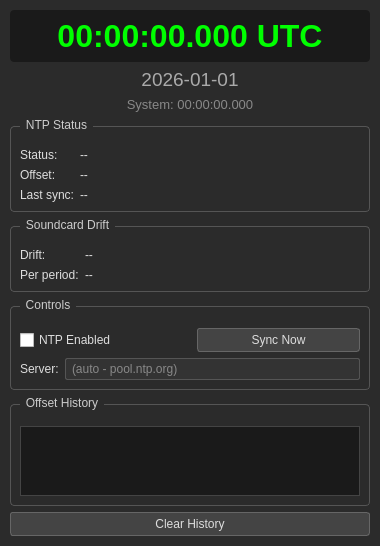
<?xml version="1.0" encoding="UTF-8"?>
<ui version="4.0">
 <class>TimeSyncPanel</class>
 <widget class="QDialog" name="TimeSyncPanel">
  <property name="geometry">
   <rect>
    <x>0</x>
    <y>0</y>
    <width>380</width>
    <height>520</height>
   </rect>
  </property>
  <property name="windowTitle">
   <string>Time Synchronization</string>
  </property>
  <property name="styleSheet">
   <string notr="true">QDialog { background-color: #2b2b2b; color: #ddd; }
QGroupBox { border: 1px solid #555; border-radius: 4px; margin-top: 8px; padding-top: 12px; color: #ccc; }
QGroupBox::title { subcontrol-origin: margin; left: 10px; padding: 0 4px; }
QPushButton { background-color: #444; color: #ddd; border: 1px solid #666; border-radius: 3px; padding: 4px 12px; }
QPushButton:hover { background-color: #555; }
QCheckBox { color: #ddd; }
QLineEdit { background-color: #333; color: #ddd; border: 1px solid #555; border-radius: 2px; padding: 2px 4px; }
QLabel { color: #ddd; }</string>
  </property>
  <layout class="QVBoxLayout" name="verticalLayout">
   <property name="spacing">
    <number>6</number>
   </property>
   <property name="leftMargin">
    <number>10</number>
   </property>
   <property name="topMargin">
    <number>10</number>
   </property>
   <property name="rightMargin">
    <number>10</number>
   </property>
   <property name="bottomMargin">
    <number>10</number>
   </property>
   <item>
    <widget class="QLabel" name="lblUtcClock">
     <property name="text">
      <string>00:00:00.000 UTC</string>
     </property>
     <property name="alignment">
      <set>Qt::AlignCenter</set>
     </property>
     <property name="styleSheet">
      <string notr="true">font-family: Consolas, 'Courier New', monospace; font-size: 24pt; font-weight: bold; color: #00ff00; background-color: #1a1a1a; padding: 8px; border-radius: 4px;</string>
     </property>
    </widget>
   </item>
   <item>
    <widget class="QLabel" name="lblUtcDate">
     <property name="text">
      <string>2026-01-01</string>
     </property>
     <property name="alignment">
      <set>Qt::AlignCenter</set>
     </property>
     <property name="styleSheet">
      <string notr="true">font-size: 14pt; color: #aaa;</string>
     </property>
    </widget>
   </item>
   <item>
    <widget class="QLabel" name="lblSystemClock">
     <property name="text">
      <string>System: 00:00:00.000</string>
     </property>
     <property name="alignment">
      <set>Qt::AlignCenter</set>
     </property>
     <property name="styleSheet">
      <string notr="true">font-size: 10pt; color: #888;</string>
     </property>
    </widget>
   </item>
   <item>
    <widget class="QGroupBox" name="groupNtp">
     <property name="title">
      <string>NTP Status</string>
     </property>
     <layout class="QFormLayout" name="formLayoutNtp">
      <item row="0" column="0">
       <widget class="QLabel" name="labelStatus">
        <property name="text">
         <string>Status:</string>
        </property>
       </widget>
      </item>
      <item row="0" column="1">
       <widget class="QLabel" name="lblNtpStatus">
        <property name="text">
         <string>--</string>
        </property>
       </widget>
      </item>
      <item row="1" column="0">
       <widget class="QLabel" name="labelOffset">
        <property name="text">
         <string>Offset:</string>
        </property>
       </widget>
      </item>
      <item row="1" column="1">
       <widget class="QLabel" name="lblNtpOffset">
        <property name="text">
         <string>--</string>
        </property>
       </widget>
      </item>
      <item row="2" column="0">
       <widget class="QLabel" name="labelLastSync">
        <property name="text">
         <string>Last sync:</string>
        </property>
       </widget>
      </item>
      <item row="2" column="1">
       <widget class="QLabel" name="lblLastSync">
        <property name="text">
         <string>--</string>
        </property>
       </widget>
      </item>
     </layout>
    </widget>
   </item>
   <item>
    <widget class="QGroupBox" name="groupDrift">
     <property name="title">
      <string>Soundcard Drift</string>
     </property>
     <layout class="QFormLayout" name="formLayoutDrift">
      <item row="0" column="0">
       <widget class="QLabel" name="labelDriftPpm">
        <property name="text">
         <string>Drift:</string>
        </property>
       </widget>
      </item>
      <item row="0" column="1">
       <widget class="QLabel" name="lblDriftPpm">
        <property name="text">
         <string>--</string>
        </property>
       </widget>
      </item>
      <item row="1" column="0">
       <widget class="QLabel" name="labelDriftPeriod">
        <property name="text">
         <string>Per period:</string>
        </property>
       </widget>
      </item>
      <item row="1" column="1">
       <widget class="QLabel" name="lblDriftPerPeriod">
        <property name="text">
         <string>--</string>
        </property>
       </widget>
      </item>
     </layout>
    </widget>
   </item>
   <item>
    <widget class="QGroupBox" name="groupControls">
     <property name="title">
      <string>Controls</string>
     </property>
     <layout class="QVBoxLayout" name="verticalLayoutControls">
      <item>
       <layout class="QHBoxLayout" name="horizontalLayoutControls">
        <item>
         <widget class="QCheckBox" name="cbNtpEnabled">
          <property name="text">
           <string>NTP Enabled</string>
          </property>
         </widget>
        </item>
        <item>
         <spacer name="horizontalSpacer">
          <property name="orientation">
           <enum>Qt::Horizontal</enum>
          </property>
         </spacer>
        </item>
        <item>
         <widget class="QPushButton" name="btnSyncNow">
          <property name="text">
           <string>Sync Now</string>
          </property>
         </widget>
        </item>
       </layout>
      </item>
      <item>
       <layout class="QHBoxLayout" name="horizontalLayoutServer">
        <item>
         <widget class="QLabel" name="labelServer">
          <property name="text">
           <string>Server:</string>
          </property>
         </widget>
        </item>
        <item>
         <widget class="QLineEdit" name="editCustomServer">
          <property name="placeholderText">
           <string>(auto - pool.ntp.org)</string>
          </property>
         </widget>
        </item>
       </layout>
      </item>
     </layout>
    </widget>
   </item>
   <item>
    <widget class="QGroupBox" name="groupHistory">
     <property name="title">
      <string>Offset History</string>
     </property>
     <layout class="QVBoxLayout" name="verticalLayoutHistory">
      <item>
       <widget class="QListWidget" name="listHistory">
        <property name="minimumHeight">
         <number>80</number>
        </property>
        <property name="styleSheet">
         <string notr="true">QListWidget { background-color: #1a1a1a; color: #ddd; border: 1px solid #444; font-family: Consolas, 'Courier New', monospace; font-size: 9pt; }</string>
        </property>
        <property name="selectionMode">
         <enum>QAbstractItemView::NoSelection</enum>
        </property>
       </widget>
      </item>
     </layout>
    </widget>
   </item>
   <item>
    <widget class="QPushButton" name="btnClearHistory">
     <property name="text">
      <string>Clear History</string>
     </property>
    </widget>
   </item>
  </layout>
 </widget>
 <resources/>
 <connections/>
</ui>
